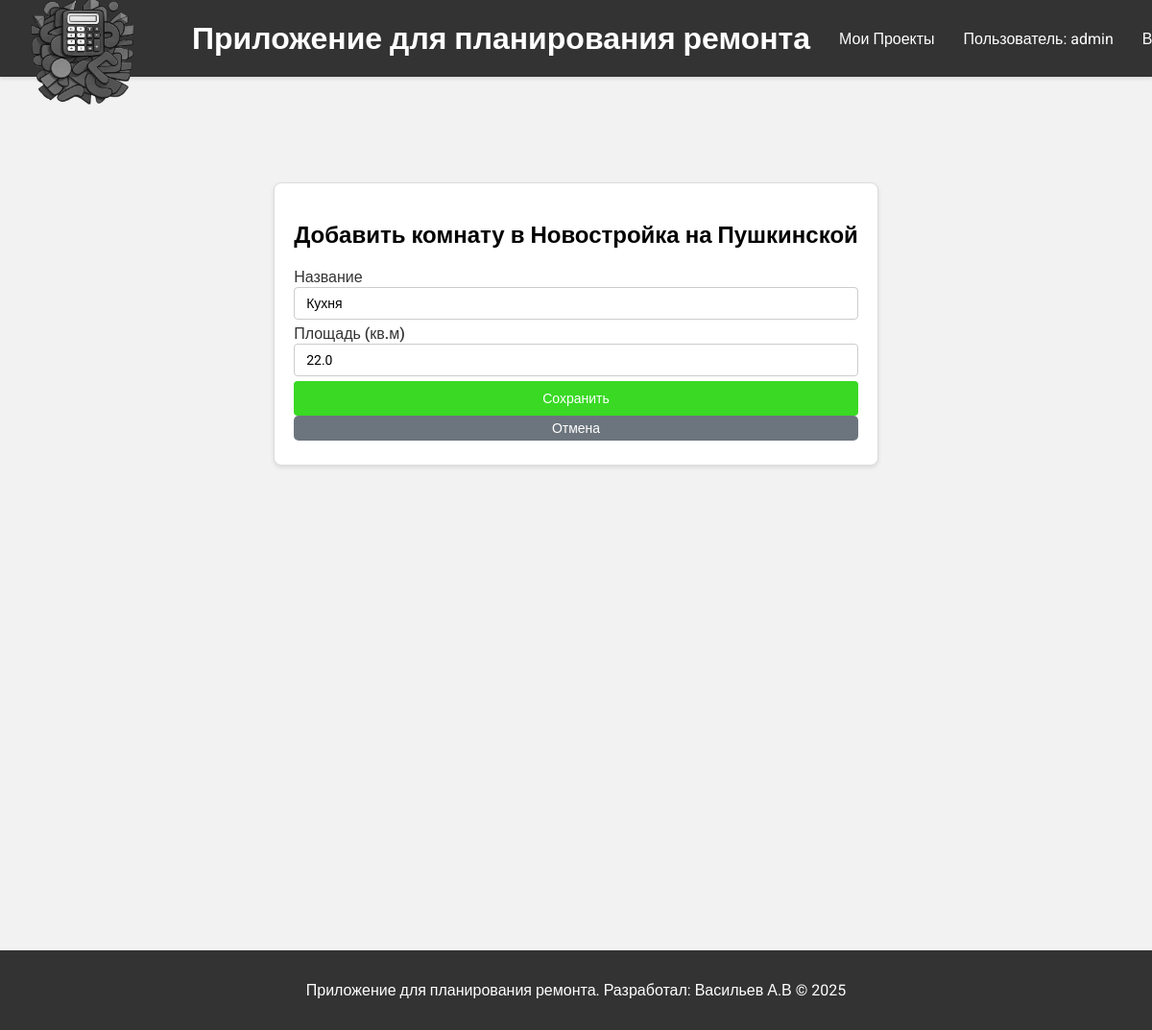
/room/7/edit/ (signed in), run on the app's committed database.
### repairs/models.py (models this page shows, shortened)
class Apartment(models.Model):
    user = models.ForeignKey(User, on_delete=models.CASCADE)
    name = models.CharField(max_length=100)
    address = models.CharField(max_length=255, blank=True)
    total_area = models.FloatField()
    image = models.ImageField(upload_to='apartment_images/', blank=True, null=True)

class Room(models.Model):
    apartment = models.ForeignKey(Apartment, on_delete=models.CASCADE)
    name = models.CharField(max_length=100)
    area = models.FloatField()

### repairs/views.py (the view)
# urls.py: path('room/<int:room_id>/edit/', views.room_edit, name='room_edit'),
@login_required
def room_edit(request, room_id):
    room = get_object_or_404(Room, pk=room_id, apartment__user=request.user)
    if request.method == 'POST':
        form = RoomForm(request.POST, instance=room)
        if form.is_valid():
            form.save()
            messages.success(request, 'Комната успешно обновлена!')
            return redirect(reverse('apartment_detail', kwargs={'pk': room.apartment.id}) + '#rooms')
    else:
        form = RoomForm(instance=room)
    return render(request, 'repairs/room_form.html', {'form': form, 'apartment': room.apartment})

### repairs/forms.py
class RoomForm(forms.ModelForm):
    class Meta:
        model = Room
        fields = ['name', 'area']
        widgets = {
            'name': forms.TextInput(attrs={'class': 'form-control'}),
            'area': forms.NumberInput(attrs={'class': 'form-control'}),
        }
        labels = {
            'name': 'Название',
            'area': 'Площадь (кв.м)',
        }

### repairs/templates/repairs/room_form.html (shortened to what this page needs)
{% extends 'repairs/base.html' %}
{% block content %}
    <div class="container">
        <div class="form-container">
            <h2>Добавить комнату в {{ apartment.name }}</h2>
            <form method="POST">
                {% for field in form %}
                <div class="form-group">
                    <label for="{{ field.id_for_label }}">{{ field.label }}</label>
                    {{ field }}
                </div>
                {% endfor %}
                <div class="form-group">
                    <button type="submit" class="button-primary">Сохранить</button>
                    <a href="{% url 'apartment_detail' apartment.id %}" class="button-secondary">Отмена</a>
                </div>
            </form>
        </div>
    </div>
{% endblock %}

### repairs/templates/repairs/base.html (shortened to what this page needs)
<!DOCTYPE html>
{% load static %}
<html lang="ru">
<head>
    <link rel="stylesheet" href="{% static 'repairs/styles.css' %}">
</head>
<body>
<div class="container">
    <header>
        <div class="header-left">
            <a href="{% url 'index' %}">
                <img src="{% static 'repairs/logo.png' %}" alt="Logo" class="logo">
            </a>
            <h1>Приложение для планирования ремонта</h1>
        </div>
        <nav class="header-right">
            <a href="{% url 'apartment' %}"
               style="background: none; padding: 0; color: #fff; text-decoration: none; margin-right: 30px;">Мои
                Проекты</a>
            {% if user.is_authenticated %}
            <span>Пользователь: {{ user.username }} </span>
            <form method="POST" action="{% url 'logoutuser' %}" class="logout-button" style="margin-right: 20px;">
                <button type="submit" class="nav-item">Выйти</button>
            </form>
            {% else %}
            <a href="{% url 'loginuser' %}" class="nav-item">Войти</a>
            <a href="{% url 'signupuser' %}" class="nav-item">Регистрация</a>
            {% endif %}
        </nav>
    </header>
    <main class="content">
        {% block content %}
        {% endblock %}
    </main>
    <footer>
        <p>Приложение для планирования ремонта. Разработал: Васильев А.В &copy; 2025</p>
    </footer>
</div>
</body>
</html>

### static/repairs/styles.css (style rules this page uses)
body { font-family: 'Roboto', sans-serif; font-weight: 400; font-style: normal; margin: 0; padding: 0; background: #f2f2f2; margin-top: 50px; }
header, footer { background: #333; color: #fff; padding: 1em; text-align: center; }
nav a { color: #fff; margin: 0 30px; text-decoration: none; font-family: 'Roboto', sans-serif; }
main { padding: 20px; }
form.logout-button { display: inline; }
header { display: flex; justify-content: space-between; align-items: center; padding: 20px 0; height: 80px; box-sizing: border-box; position: fixed; top: 0; left: 0; width: 100%; z-index: 1000; box-shadow: 0 2px 4px rgba(0, 0, 0, 0.1); }
.logo { width: 110px; height: auto; margin-left: 30px; margin-right: 60px; margin-top: 30px; }
.container { display: flex; flex-direction: column; min-height: 100vh; }
.content { flex-grow: 1; margin-top: 100px; }
nav { display: flex; align-items: center; }
.nav-item { margin-left: 30px; margin-right: 20px; }
.header-left { display: flex; align-items: center; white-space: nowrap; }
.header-right { display: flex; align-items: center; min-width: 300px; overflow-x: auto; white-space: nowrap; }
.logout-button button { background: none; border: none; color: #fff; cursor: pointer; font-size: 16px; padding: 0; font-family: 'Roboto', sans-serif; }
.button-primary { display: inline-block; padding: 5px 10px; text-decoration: none; border: none; cursor: pointer; font-size: 14px; background-color: #4dc26a; color: #fff; border-radius: 5px; transition: background-color 0.3s; font-family: 'Roboto', sans-serif; }
.button-secondary { display: inline-block; padding: 5px 10px; text-decoration: none; border: none; cursor: pointer; font-size: 14px; background-color: #6c757d; color: #fff; border-radius: 5px; transition: background-color 0.3s; font-family: 'Roboto', sans-serif; text-align: center; }
.form-container { max-width: 600px; margin: 20px auto; padding: 20px; background-color: #fff; border: 1px solid #ddd; border-radius: 8px; box-shadow: 0 2px 4px rgba(0, 0, 0, 0.1); }
.form-group { display: flex; flex-direction: column; margin-bottom: 5px; }
.form-group label { font-family: 'Roboto', sans-serif; font-weight: 500; margin-bottom: 1px; color: #333; }
.form-group input, .form-group textarea, .form-group select { font-family: 'Roboto', sans-serif; font-size: 14px; padding: 8px 12px; border: 1px solid #ccc; border-radius: 4px; width: 100%; max-width: 100%; box-sizing: border-box; transition: border-color 0.3s ease; }
.form-group button { font-family: 'Roboto', sans-serif; font-size: 14px; padding: 10px 20px; background-color: #39d924; color: #fff; border: none; border-radius: 4px; cursor: pointer; transition: background-color 0.3s ease; }

### data on the page
Apartment: name "Новостройка на Пушкинской"
Room: form "Кухня" "22.0"

### other printed values
{{ user.username }} "admin"
{{ field.label }} "Название" "Площадь (кв.м)"
